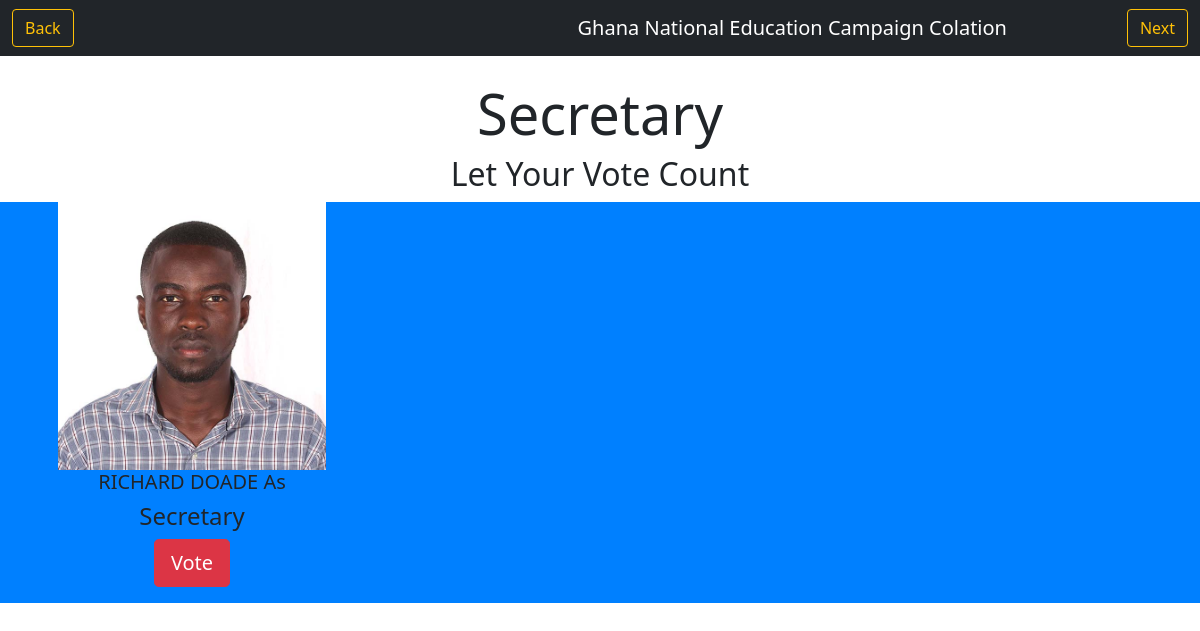
Screenshot of /position4/ (signed in) with the database file from the repository.
### vote/models.py (models this page shows, shortened)
class User(AbstractUser):
    position = models.ForeignKey(Position, null=True, on_delete=models.CASCADE)
    image = models.ImageField(upload_to='profiles', null=True, blank=True)
    created_at = models.DateTimeField(auto_now_add=True)
    updated_at = models.DateTimeField(auto_now=True)

class Position(models.Model):
    name = models.CharField(max_length=150)
    created_at = models.DateTimeField(auto_now_add=True)
    def __str__(self):
        return self.name

### vote/views.py (the view)
# urls.py: path('position4/', views.position4, name='position4'),
@login_required(login_url='login')
def position4(request):
    p4 = User.objects.filter(position_id=4)
    return render(request, 'vote/position4.html', {'np': p4})

### vote/templates/vote/position4.html (shortened to what this page needs)
<!Doctype html>
<html lang="en">
  <head>
<link href="https://cdn.jsdelivr.net/npm/bootstrap@5.0.0/dist/css/bootstrap.min.css" rel="stylesheet">
</head>
<body>
    <nav class="navbar navbar-expand-md navbar-dark bg-dark mb-4">
      <div class="container-fluid" >
          <a class="btn btn-outline-warning my-2 my-sm-0" href="{% url 'position3' %}">Back</a>
          <a  class="navbar-brand" href="#">Ghana National  Education Campaign Colation</a>
          <a class="btn btn-outline-warning my-2 my-sm-0" href="{% url 'position5' %}">Next</a>
      </div>
    </nav>
   <div class="jumbotron jumbotron-fluid">
      <div class="container">
        <h1 class="display-4" style="text-align: center">Secretary</h1>
        <h2 style="text-align: center">Let Your Vote Count</h2>
      </div>
   </div>
<div class="row">
    {% for p in np %}
        <div class="col-md-4">
            <div class="profile-img">
                <img src="{{ p.image.url}}" alt="connect">
                <h5>{{ p.first_name }} {{ p.last_name }} As</h5>
           <h4>{{ p.position }}</h4>
           <p>
              <a type="button" href="/vote/{{ p.pk }}/{{ p.position.pk }}" class="btn btn-danger btn-lg">Vote</a>
           </p>
       </div>
    </div>
    {% endfor %}
</div>
 </body>
</html>

### vote/templates/vote/position4.html (style rules this page uses)
.navbar-brand { padding-left: 400px; }
.profile-img { text-align: center; }
.profile-img img { width: 70%; height: 100%; }
.row { background-color: #0080ff; }

### rows the page displays
User: image (picture), first_name "RICHARD", last_name "DOADE", position "Secretary"
